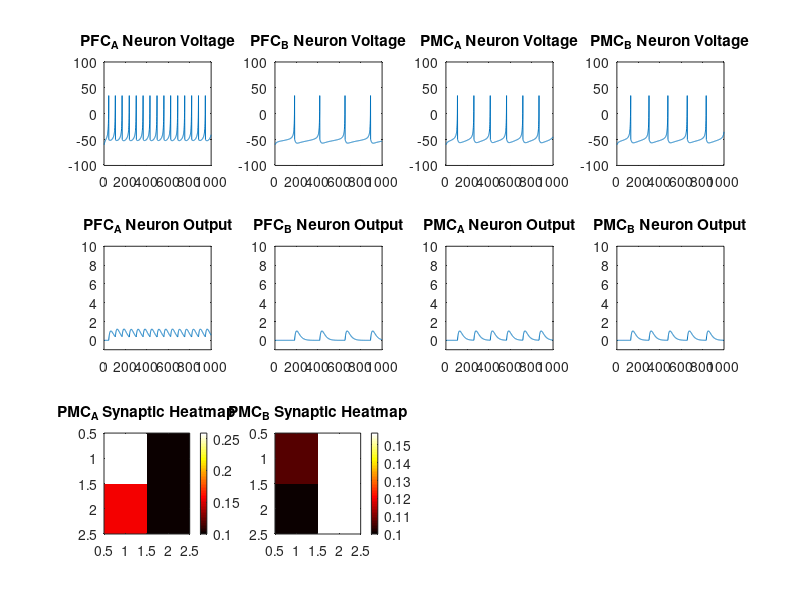

Reproduce this figure in MATLAB.
%%%%%%%%%%%%%%%%%%%%%%%%%%%%%%%%%%%%%%%%%%%%%%%%%%%%%%%%%%%%%%%%%%
%%%%%%%%%% Model of Automaticity in Rule Based Learning %%%%%%%%%%
%%%%%%%%%%%%%%%%%%%%%%%%%%%%%%%%%%%%%%%%%%%%%%%%%%%%%%%%%%%%%%%%%%

%%%%%%%%%%%%%%%%%%%%%%%%%%%
%%%%%%%%%% NOTES %%%%%%%%%%
%%%%%%%%%%%%%%%%%%%%%%%%%%%

% This version of the RB_Automaticity model doesn't have the Radial Basis
% function (instead of a 100x100 visual grid it has a 2x2 grid)

% In general, variables that are written in all capital letters are meant
% to be constant values -- set once in the beginning of the program
% (variable initialization) and nowhere else

% Structures are used in the program by calling struct(...).
% These structures are meant to "bundle" or "group" together variables that
% have some kind of commonality, e.g., belonging to the same neuron, behavior,
% model, etc.
% The goal is to enforce readability by standardizing the names of grouped variables
% and making relationships between variables more apparent

%%%%%%%%%%%%%%%%%%%%%%%%%%%%%%%%%%%%%%%%%%%%%
%%%%%%%%%% VARIABLE INITIALIZATION %%%%%%%%%%
%%%%%%%%%%%%%%%%%%%%%%%%%%%%%%%%%%%%%%%%%%%%%

% Call clearvars to remove all variables from currently active workspace
clearvars;

%{
% Total stimulus variable for PFCA and PFCB neurons
total_PFCA_stim = 0;
total_PFCB_stim = 0;
%}

% Time period for one trial (in milliseconds)
n = 1000;
TAU = 1;

trials = 5;                      % number of trials in our automaticity experiment

tot_pfc_scale_factor = 1/5;      % scaling factor for visual input into PFC neurons

% Quantity of Visual Stimulus
v_stim = 50;
vis_input_matrix = v_stim*ones(1,n);

% Neuron constants (RSN: Regular Spiking Neuron)
% Set for a cortical regular spiking neuron
% Usage: RSN.C to get C value
RSN = struct( ...
    'C', 100, ...
    'rv', -60, ...
    'vt', -40, ...
    'k', 0.7, ...
    'a', 0.03, ...
    'b', -2, ...
    'c', -50, ...
    'd', 100, ...
    'vpeak', 35, ...
    'E', 60 ...
);

% Neuron-related variables and matrices contained in
% "structures", such as output matrix, output weight, etc.
% Certain variables are also initialized here and nowhere
% else in the program (W_OUT)
% Neuron.W_OUT: weight of output from one neuron to another (PFC to PMC or PMC to PFC)
% Neuron.out: output array
% Neuron.spikes: variables tracking spiking rate per trial
% Neuron.v: voltage matrix (positive)
% Neuron.u: voltage matrix (negative)
PFC_A = struct( ...
    'W_OUT', 2, ...
    'out', zeros(1,n), ...
    'spikes', 0, ...
    'v', RSN.rv*ones(1,n), ...
    'u', zeros(1,n) ...
);

PFC_B = struct( ...
    'W_OUT', 2, ...
    'out', zeros(1,n), ...
    'spikes', 0, ...
    'v', RSN.rv*ones(1,n), ...
    'u', zeros(1,n) ...
);

PMC_A = struct( ...
    'W_OUT', 1, ...
    'out', zeros(1,n), ...
    'spikes', 0, ...
    'v', RSN.rv*ones(1,n), ...
    'u', zeros(1,n) ...
);

PMC_B = struct( ...
    'W_OUT', 1, ...
    'out', zeros(1,n), ...
    'spikes', 0, ...
    'v', RSN.rv*ones(1,n), ...
    'u', zeros(1,n) ...
);

% Initializing PMC Synaptic weight matrix (all start with value of 0.1)
PMCA_weights = 0.1*ones(2);
PMCB_weights = 0.1*ones(2);

% Multi-dimensional array (contains important matrices)

full_matrix = cat(3, PMCA_weights, PMCB_weights);


%{

disp('row:')
disp(r1)
disp('column: ')
disp(r2)
disp('bar width value: ')                        
disp(full_matrix(r1,r2,1))
disp('frequency value: ')
disp(full_matrix(r1,r2,2))
disp('pFC weight')
disp(full_matrix(r1,r2,3))
disp('PMC weight')
disp(full_matrix(r1,r2,4))

%}


% PMC Scaling factor (I can use this to scale the PMC visual input value if it comes out way too high)
pmc_scaling_factor = 1;

% lateral inhibition connections between PFC/PFC and PMC/PMC
w_PFC_LI = 1;
w_PMC_LI = 1;

% maximum possible weight for Hebbian Synapses
w_max = 100;                           

% Lambda Value
lambda = 20; 

% Hebbian Constants (determine the subtle attributes of learning at the Hebbian synapses);
Hebbian = struct( ...
    'heb_coef', 0.000000005, ...
    'anti_heb', 10, ...
    'NMDA', 200, ...
    'AMPA', 50 ...
);

%%%%%%%%%%%%%%%%%%%%%%%%%%%%%%%%%%%%%%%%%%
%%%%%%%%%% LOOP ON CALCULATIONS %%%%%%%%%%
%%%%%%%%%%%%%%%%%%%%%%%%%%%%%%%%%%%%%%%%%%

% Beginning of Learning Trials

trial_number = 0;

for j=1:trials
    
    trial_number = trial_number + 1;    % tracks number of current trial
    
    % variables tracking spiking rate in each neuron
    PMC_A.spikes = 0;
    PMC_B.spikes = 0;
    PFC_A.spikes = 0;
    PFC_B.spikes = 0;

    % variables keep track of positive voltage values for calculation of
    % integral (for Hebbian learning equation)
    % pos_PFCAvolt_values = [0]; % seems unused?
    % pos_PFCBvolt_values = [0];
    pos_PMCAvolt_values = [0]; 
    pos_PMCBvolt_values = [0]; 

    % Re-initialize Neuron Voltage Matrices
    PFC_A.v = RSN.rv*ones(1,n) ;     PFC_A.u = zeros(1,n);
    PFC_B.v = RSN.rv*ones(1,n) ;     PFC_B.u = zeros(1,n);

    PMC_A.v = RSN.rv*ones(1,n) ;     PMC_A.u = zeros(1,n);
    PMC_B.v = RSN.rv*ones(1,n) ;     PMC_B.u = zeros(1,n);

    % Re-initialize Neuron Output Matrices
    PFC_A.out = zeros(1,n);
    PFC_B.out = zeros(1,n);

    PMC_A.out = zeros(1,n);
    PMC_B.out = zeros(1,n);

    % Determine visual stimulus
    r1 = randi([1 2],1,1);                         % this function generates new random integer between 1 and 2 everytime the function runs
    r2 = randi([1 2],1,1);                         % the effect is to pick a new random gabor for each trial 

    if (r2 == 1)
        pfcA_stim = 50;
        pfcB_stim = 0;
    end

    if (r2 == 2)
        pfcA_stim = 0;
        pfcB_stim = 50;
    end
        
    
    % Beginning of Individual Trial
    for i=1:n-1
       
        % Neuron Equations 
        % PFC A Neuron
        PFC_A.v(i+1)=(PFC_A.v(i) + TAU*(RSN.k*(PFC_A.v(i)-RSN.rv)*(PFC_A.v(i)-RSN.vt)-PFC_A.u(i)+ RSN.E + pfcA_stim + (PMC_A.W_OUT*PMC_A.out(i)) - w_PFC_LI*PFC_B.out(i))/RSN.C);   % no noise
        PFC_A.u(i+1)=PFC_A.u(i)+TAU*RSN.a*(RSN.b*(PFC_A.v(i)-RSN.rv)-PFC_A.u(i));
        if PFC_A.v(i+1)>=RSN.vpeak;
            PFC_A.v(i)= RSN.vpeak;
            PFC_A.v(i+1)= RSN.c;
            PFC_A.u(i+1)= PFC_A.u(i+1)+ RSN.d;
        end 
        
        if (PFC_A.v(i) >= RSN.vpeak)
            PFC_A.spikes = PFC_A.spikes + 1;
            for j=i:n
               t= j-i;
               PFC_A.out(j)= PFC_A.out(j)+((t/lambda)*exp((lambda-t)/lambda));   
            end
        end
        
        % PFC B Neuron
        PFC_B.v(i+1)=(PFC_B.v(i) + TAU*(RSN.k*(PFC_B.v(i)-RSN.rv)*(PFC_B.v(i)-RSN.vt)-PFC_B.u(i)+ RSN.E + pfcB_stim + (PMC_B.W_OUT*PMC_B.out(i)) - w_PFC_LI*PFC_A.out(i))/RSN.C);   % no noise
        PFC_B.u(i+1)=PFC_B.u(i)+TAU*RSN.a*(RSN.b*(PFC_B.v(i)-RSN.rv)-PFC_B.u(i));
        if PFC_B.v(i+1)>=RSN.vpeak;
            PFC_B.v(i)= RSN.vpeak;
            PFC_B.v(i+1)= RSN.c;
            PFC_B.u(i+1)= PFC_B.u(i+1)+ RSN.d;
        end 
        
        if (PFC_B.v(i) >= RSN.vpeak)
            PFC_B.spikes = PFC_B.spikes + 1;
            for j=i:n
               t= j-i;
               PFC_B.out(j)= PFC_B.out(j)+((t/lambda)*exp((lambda-t)/lambda));   
            end
        end
        
        % PMC_A Neuron
        PMC_A.v(i+1)=(PMC_A.v(i) + TAU*(RSN.k*(PMC_A.v(i)-RSN.rv)*(PMC_A.v(i)-RSN.vt)-PMC_A.u(i)+ RSN.E + (v_stim*full_matrix(r1,r2,1)) + (PFC_A.W_OUT*PFC_A.out(i)) - w_PMC_LI*PMC_B.out(i) )/RSN.C);   % no noise
        PMC_A.u(i+1)=PMC_A.u(i)+TAU*RSN.a*(RSN.b*(PMC_A.v(i)-RSN.rv)-PMC_A.u(i));
        if PMC_A.v(i+1)>=RSN.vpeak;
            PMC_A.v(i)= RSN.vpeak;
            PMC_A.v(i+1)= RSN.c;
            PMC_A.u(i+1)= PMC_A.u(i+1)+ RSN.d;
        end 
        
        if (PMC_A.v(i) >= RSN.vpeak)
            PMC_A.spikes = PMC_A.spikes + 1;
            for j=i:n
               t= j-i;
               PMC_A.out(j)= PMC_A.out(j)+((t/lambda)*exp((lambda-t)/lambda));   
            end
        end
        
        % PMC_B Neuron
        PMC_B.v(i+1)=(PMC_B.v(i) + TAU*(RSN.k*(PMC_B.v(i)-RSN.rv)*(PMC_B.v(i)-RSN.vt)-PMC_B.u(i)+ RSN.E + (v_stim*full_matrix(r1,r2,2)) + (PFC_B.W_OUT*PFC_B.out(i)) - w_PMC_LI*PMC_A.out(i) )/RSN.C);   % no noise
        PMC_B.u(i+1)=PMC_B.u(i)+TAU*RSN.a*(RSN.b*(PMC_B.v(i)-RSN.rv)-PMC_B.u(i));
        if PMC_B.v(i+1)>=RSN.vpeak;
            PMC_B.v(i)= RSN.vpeak;
            PMC_B.v(i+1)= RSN.c;
            PMC_B.u(i+1)= PMC_B.u(i+1)+ RSN.d;
        end 
        
        if (PMC_B.v(i) >= RSN.vpeak)
            PMC_B.spikes = PMC_B.spikes + 1;
            for j=i:n
               t= j-i;
               PMC_B.out(j)= PMC_B.out(j)+((t/lambda)*exp((lambda-t)/lambda));   
            end
        end
        
        % this code creates a positive number matrix for the PMC voltages
        % only the positive values are retained and all other values 
        % are converted to zero (for computation of integral)
        
        if (PMC_A.v(i) > 0)
            pos_PMCAvolt_values = [pos_PMCAvolt_values;PMC_A.v(i)];
        else
            pos_PMCAvolt_values = [pos_PMCAvolt_values;0];
        end
        
        if (PMC_B.v(i) > 0)
            pos_PMCBvolt_values = [pos_PMCBvolt_values;PMC_B.v(i)];
        else
            pos_PMCBvolt_values = [pos_PMCBvolt_values;0];
        end
        
    end


    % Calculation of Hebbian Weight for PMC_A

    % visual input to PMCA neuron (presynaptic)

    PMCA_vis_stim = full_matrix(r1,r2,1)*vis_input_matrix;                           % visual input to PMCA neuron (presynaptic)

    integral_visinputA   = trapz(PMCA_vis_stim);                                     

    integral_PMCAvoltage = trapz(pos_PMCAvolt_values);                               % activation of PMCA neuron   (post-synaptic)

    g_t_1_A = (integral_PMCAvoltage)-(Hebbian.NMDA);
    g_t_2_A = [Hebbian.NMDA - (integral_PMCAvoltage) - Hebbian.AMPA];


    % Ensures g(t)-1 and g(2)-2 are never less than zero

    if (g_t_1_A <= 0)
        g_t_1_A = 0;
    end

    if (g_t_2_A <= 0)
        g_t_2_A = 0;
    end

    % Equation determining weights at Visual-PMCA Synapses
          
            
    full_matrix(r1,r2,1) = full_matrix(r1,r2,1) + [[(Hebbian.heb_coef)*(integral_visinputA)*[g_t_1_A]*(w_max - full_matrix(r1,r2,1))] - [(Hebbian.anti_heb)*(integral_visinputA)*[g_t_2_A]*full_matrix(r1,r2,1)]];

    if (full_matrix(r1,r2,1) < 0)
        full_matrix(r1,r2,1) = 0;
    end

    if (full_matrix(r1,r2,1) > 100)
        full_matrix(r1,r2,1) = 100;
    end



    % Calculation of Hebbian Weight for PMC_B

    PMCB_vis_stim = full_matrix(r1,r2,2)*vis_input_matrix;                             % presynaptic

    integral_visinputB   = trapz(PMCB_vis_stim);                                

    integral_PMCBvoltage = trapz(pos_PMCBvolt_values);                                 % post-synaptic

    g_t_1_B = (integral_PMCBvoltage)-(Hebbian.NMDA);
    g_t_2_B = [Hebbian.NMDA - (integral_PMCBvoltage) - Hebbian.AMPA];


    % Ensures g(t)-1 and g(2)-2 are never less than zero

    if (g_t_1_B <= 0)
        g_t_1_B = 0;
    end

    if (g_t_2_B <= 0)
        g_t_2_B = 0;
    end

    % Equation determining weights at Visual-PMCB Synapses


    full_matrix(r1,r2,2) = full_matrix(r1,r2,2) + [[(Hebbian.heb_coef)*(integral_visinputB)*[g_t_1_B]*(w_max - full_matrix(r1,r2,2))] - [(Hebbian.anti_heb)*(integral_visinputB)*[g_t_2_B]*full_matrix(r1,r2,2)]];

    if (full_matrix(r1,r2,2) < 0)
        full_matrix(r1,r2,2) = 0;
    end

    if (full_matrix(r1,r2,2) > 100)
        full_matrix(r1,r2,2) = 100;
    end


    % Appends new Hebbian Weight value to heb_weight Matrix
    % this allows me to plot the Hebbian Values at the End

    % one weight value per trial


    disp(sprintf('~~~ TRIAL #: %d ~~~', trial_number))
    disp(sprintf('r1: %d', r1))
    disp(sprintf('r2: %d', r2))
    disp(sprintf('v_stim: %d', v_stim))
    disp('full_matrix(r1,r2,1)')
    disp(full_matrix(:,:,1))
    disp('full_matrix(r1,r2,2)')
    disp(full_matrix(:,:,2))
    %disp('PMCA_vis_stim')
    %disp(PMCA_vis_stim)
    %disp('PMCA_vis_stim')
    %disp(PMCB_vis_stim)

end

%%%%%%%%%%%%%%%%%%%%%%%%%%%%%%%%%%%%%
%%%%%%%%%% DISPLAY RESULTS %%%%%%%%%%
%%%%%%%%%%%%%%%%%%%%%%%%%%%%%%%%%%%%%

% Plots of Final Voltages, Outputs, and Change of Hebbian Synapse over time

% creating gif of synaptic weight heatmap

%{

n = 1:0.5:5;
nImages = trials;

figure;
for idx = 1:trials
    y = x.^n(idx);
    plot(x,y,'LineWidth',3)
    title(['y = x^n,  n = ' num2str( n(idx)) ])
    drawnow
    frame = getframe(1);
    im{idx} = frame2im(frame);
end
close;

figure;
for idx = 1:nImages
    subplot(3,3,idx)
    imshow(im{idx});
end

%}


% this code generates the spiking diagrams and the heatmaps

rows = 3;
columns = 4;

subplot(rows,columns,1);
plot(TAU*(1:n),PFC_A.v);
axis([0 n -100 100]);
title('PFC_A Neuron Voltage');

subplot(rows,columns,2);
plot(TAU*(1:n),PFC_B.v);
axis([0 n -100 100]);
title('PFC_B Neuron Voltage');

subplot(rows,columns,3);
plot(TAU*(1:n),PMC_A.v);
axis([0 n -100 100]);
title('PMC_A Neuron Voltage');

subplot(rows,columns,4);
plot(TAU*(1:n),PMC_B.v);
axis([0 n -100 100]);
title('PMC_B Neuron Voltage');

subplot(rows,columns,5);
plot(TAU*(1:n),PFC_A.out);
axis([0 n -1 10]);
title('PFC_A Neuron Output');    % PMC_B.out

subplot(rows,columns,6);
plot(TAU*(1:n),PFC_B.out);
axis([0 n -1 10]);
title('PFC_B Neuron Output');

subplot(rows,columns,7);
plot(TAU*(1:n),PMC_A.out);
axis([0 n -1 10]);
title('PMC_A Neuron Output');

subplot(rows,columns,8);
plot(TAU*(1:n),PMC_B.out);
axis([0 n -1 10]);
title('PMC_B Neuron Output');

subplot(rows,columns,9);
data1 = full_matrix(:,:,1);
colormap('hot');   % set colormap
imagesc(data1);    % draw image and scale colormap to values range
colorbar;          % show color scale
title('PMC_A Synaptic Heatmap');

subplot(rows,columns,10);
data2 = full_matrix(:,:,2);
colormap('hot');   % set colormap
imagesc(data2);    % draw image and scale colormap to values range
colorbar;          % show color scale
title('PMC_B Synaptic Heatmap');

% subplot(rows,columns,11);
% data3 = PMCA_weights_with_time(:,:,1);
% colormap('hot');
% imagesc(data3);
% colorbar;
% title('PMC_A Synaptic Heatmap with Slider');
% slider = uicontrol('Style', 'slider', ...
%     'Min', 1, 'Max', trials, ...
%     'Value', 1, ...
%     'Position', [1000 50 400 20]);
% set(slider, 'Callback', 'trial_number=nearest(get(slider,''value''));data3 = PMCA_weights_with_time(:,:,trial_number);colormap(''hot'');imagesc(data3);colorbar;')

% report important statistics

%{

disp('r1')
disp(r1)
disp('r2')
disp(r2)

disp('Synaptic Strength PMC_A')
disp(full_matrix(r1,r2,2))
disp('Synaptic Strength PMC_B')
disp(full_matrix(r1,r2,3))
disp('PMC_A Spikes')
disp(PMC_A.spikes)
disp('PMC_B Spikes')
disp(PMC_B.spikes)
disp('PFC_A Spikes')
disp(PFC_A.spikes)
disp('PFC_B Spikes')
disp(PFC_B.spikes)

%}